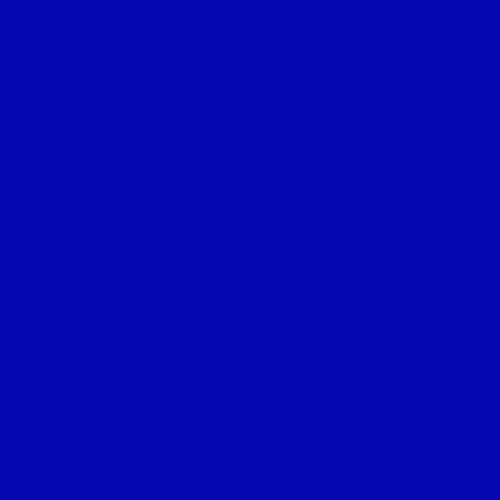
Frame 1 (no input)
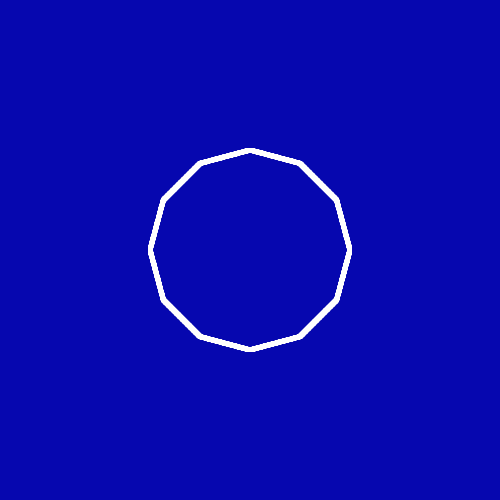
Frame 60 (the mouse pressed at the canvas centre just before this capture)
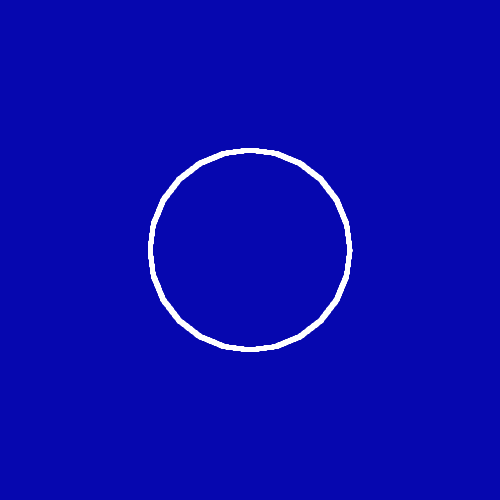
Frame 120 (the mouse held since frame 60 and released just before this capture)

The Processing sketch that drew these frames (run headless with seeded random() and noise(); from frame 60 on, the mouse is pressed at the canvas centre):

// Processing sketch: sketch_25052017
// ── sketch_25052017.pde
float x,y;

float n = 0;
float u = 0;
float count = 0;
boolean grow = true;

void setup(){
  size(500,500);
  smooth();
  strokeWeight(5);
  stroke(255);
  
}

void draw(){
  count++;
  
  if(grow){
    if(count>=5){
      n++;
      count = 0;
      if(n>35){
        grow = false;
      }
    }
  }
  
  if(!grow){
    if(count>=5){
      n--;
      count = 0;
      if(n<0){
        grow = true;
      }
    }
  }
  background(6,7,175);
  translate(width/2, height/2);
  beginShape(LINES);
  for(float u = 0; u<=50; u+=0.01){
  x = cos(PI/n)*cos(PI/n*(2*floor(u)+1))-(2*u-2*floor(u)-1)*sin(PI/n)*sin(PI/n*(2*floor(u)+1));
  y = cos(PI/n)*sin(PI/n*(2*floor(u)+1))+(2*u-2*floor(u)-1)*sin(PI/n)*cos(PI/n*(2*floor(u)+1));
  vertex(x*100,y*100);
  }
  endShape();
}
